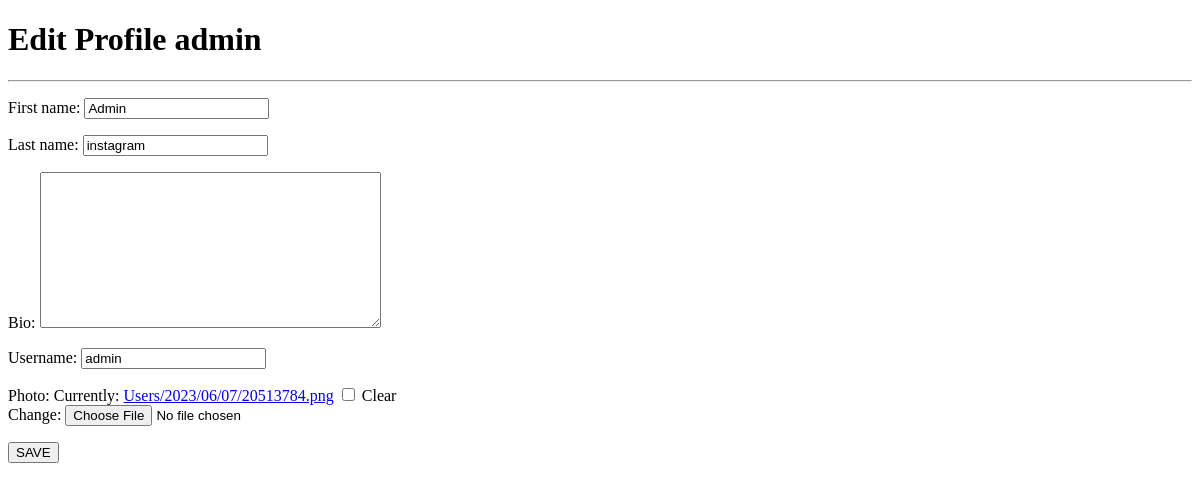
Page /account/profile/edit/ (signed in) on the earlier database version.
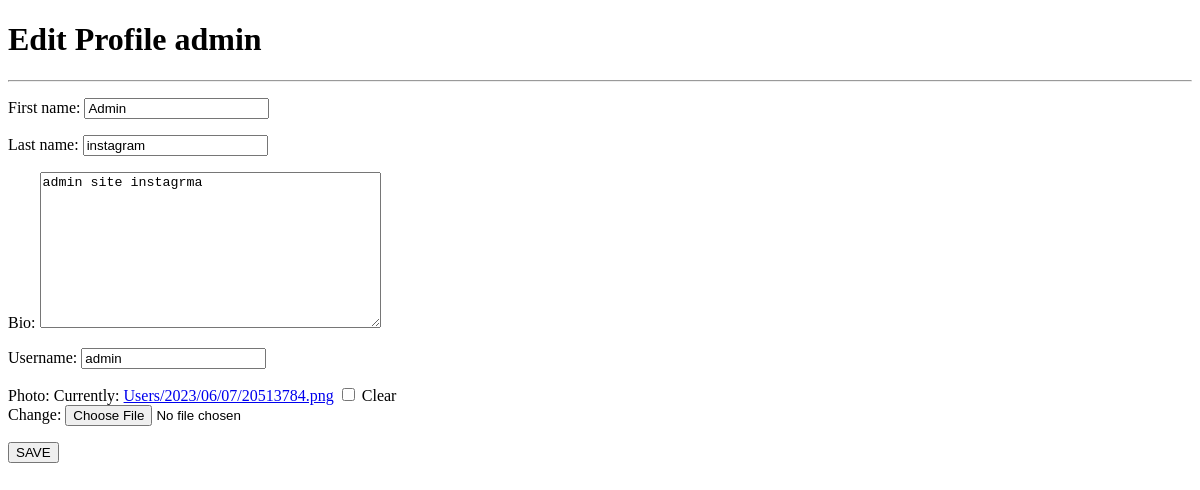
Same page on the later database version.
### account/models.py (models this page shows, shortened)
class User(AbstractBaseUser):
    phone = models.CharField(max_length=11, unique=True,
                             validators=[RegexValidator(regex="\A(09)(0|1|2|3)[0-9]{7}\d\Z",
                                                        message="phone number is not correct")])
    email = models.EmailField(max_length=200, unique=True)
    username = models.CharField(max_length=60, unique=True)
    first_name = models.CharField(max_length=60, blank=True, null=True)
    last_name = models.CharField(max_length=60, blank=True, null=True)
    date_joined = models.DateTimeField(auto_now_add=True)
    last_login = models.DateTimeField(auto_now=True)
    is_active = models.BooleanField(default=True)
    is_verify = models.BooleanField(default=False)
    is_staff = models.BooleanField(default=False)
    is_admin = models.BooleanField(default=False)
    is_superuser = models.BooleanField(default=False)
    photo = models.ImageField(upload_to='Users/%Y/%m/%d', null=True, blank=True)
    date_of_birth = models.DateField(blank=True, null=True)
    bio = models.TextField(null=True, blank=True)
    objects = UserManager()
    USERNAME_FIELD = "phone"
    REQUIRED_FIELDS = ["username", "email"]
    def __str__(self):
        return self.username

### account/views.py (the view)
# urls.py: path("profile/edit/", views.ProfileEdit, name="profile_edit"),
@login_required
def ProfileEdit(reqeust):
    if reqeust.method == "POST":
        form = ProfileForms(instance=reqeust.user, data=reqeust.POST, files=reqeust.FILES)
        if form.is_valid():
            form.save()
            messages.success(reqeust, "Edit Profile successfully")
            return redirect('profile', reqeust.user)
        else:
            messages.error(reqeust, "Error Updating Your Profile")
    else:
        form = ProfileForms(instance=reqeust.user)
    return render(reqeust, "account/edit_profile.html", {"form": form})

### account/forms.py
class ProfileForms(forms.ModelForm):
    class Meta:
        model = User
        fields = ["first_name", "last_name", 'bio', 'username', 'photo']

### templates/account/edit_profile.html (shortened to what this page needs)
<!doctype html>
<html lang="en">
<head>
</head>
<body>
    <h1>Edit Profile {{ user }}</h1>
    <hr>
    <form method="post" enctype="multipart/form-data">
        {{ form.as_p }}
        <button type="submit">SAVE</button>
    </form>
</body>
</html>

Differences in the rows shown:
changed User "admin": bio (not shown) → "admin site instagrma"
